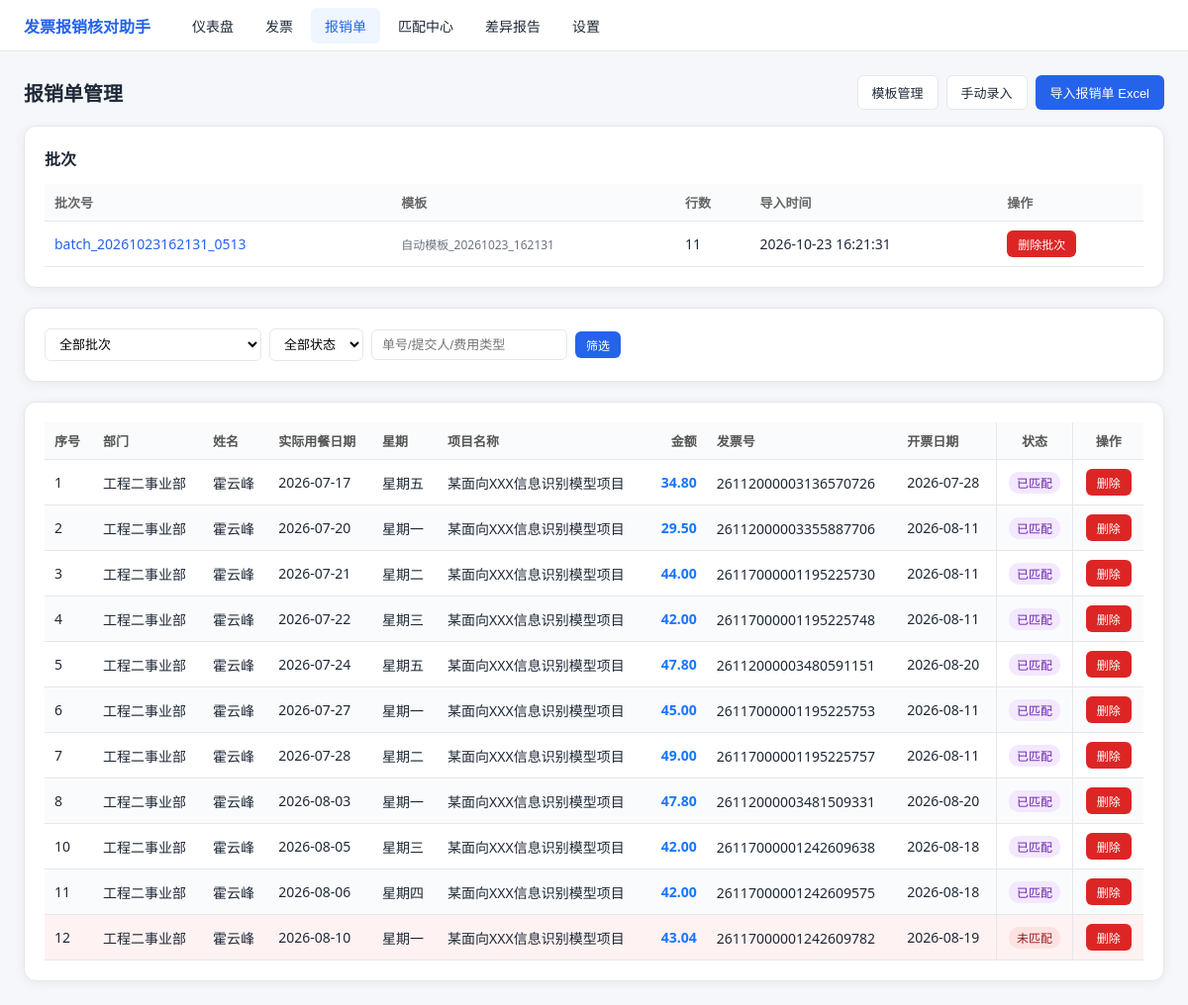
Screenshot of /reimburses with the database file from the repository.
### tables this page shows
CREATE TABLE reimburse (
    id             INTEGER PRIMARY KEY AUTOINCREMENT,
    batch_id       TEXT NOT NULL,
    reimburse_no   TEXT NOT NULL,
    submitter      TEXT NOT NULL DEFAULT '',
    reimburse_date TEXT,
    period_start   TEXT,
    period_end     TEXT,
    expense_type   TEXT NOT NULL DEFAULT '',
    amount         TEXT NOT NULL,
    invoice_no     TEXT NOT NULL DEFAULT '',
    invoice_date   TEXT,
    remark         TEXT NOT NULL DEFAULT '',
    raw_row        TEXT NOT NULL DEFAULT '{}',
    row_index      INTEGER NOT NULL,
    created_at     TEXT NOT NULL DEFAULT (datetime('now','localtime'))
, template_id INTEGER, extra_data TEXT NOT NULL DEFAULT '{}', source_row INTEGER, parent_id INTEGER, split_type TEXT NOT NULL DEFAULT 'none');

### app/web/pages.py (the view)
@pages.get("/reimburses", response_class=HTMLResponse)
def reimburses_page(request: Request, batch_id: str = "", q: str = "", status: str = ""):
    rows = reimburse_service.list_reimburses(batch_id=batch_id or None, keyword=q or None)
    if status == "unmatched":
        rows = [r for r in rows if not r.get("matched")]
    elif status == "matched":
        rows = [r for r in rows if r.get("matched")]
    batches = reimburse_service.list_batches()
    columns = _display_columns(rows)
    for r in rows:
        r["cells"] = [_cell_value(r, c) for c in columns]
    _sort_rows(rows, columns)
    return templates.TemplateResponse(request, "reimburses.html", {
        "request": request, "rows": rows, "batches": batches,
        "batch_id": batch_id, "q": q, "status": status, "columns": columns,
    })

### app/web/templates/reimburses.html (shortened to what this page needs)
{% extends "base.html" %}
{% block content %}
<div style="display:flex;justify-content:space-between;align-items:center;margin-bottom:16px;">
  <h1 style="font-size:20px;">报销单管理</h1>
  <div style="display:flex;gap:8px;">
    <button class="btn btn-outline" onclick="openTemplateManager()">模板管理</button>
    <button class="btn btn-outline" onclick="openManualEntry()">手动录入</button>
    <button class="btn" onclick="openImportWizard()">导入报销单 Excel</button>
  </div>
</div>
{% if batches %}
<div class="card">
  <h2>批次</h2>
  <table>
    <tr><th>批次号</th><th>模板</th><th>行数</th><th>导入时间</th><th>操作</th></tr>
    {% for b in batches %}
    <tr>
      <td><a class="link" href="/reimburses?batch_id={{ b.batch_id }}">{{ b.batch_id }}</a></td>
      <td class="muted">{{ b.template_name or '—' }}</td>
      <td>{{ b.row_count }}</td>
      <td>{{ b.created_at }}</td>
      <td><button class="btn btn-sm btn-danger" onclick="delBatch('{{ b.batch_id }}')">删除批次</button></td>
    </tr>
    {% endfor %}
  </table>
</div>
{% endif %}
<div class="card">
  <form class="inline" method="get">
    <select name="batch_id">
      <option value="">全部批次</option>
    </select>
    <select name="status">
      <option value="" {% if not status %}selected{% endif %}>全部状态</option>
    </select>
    <input name="q" value="{{ q }}" placeholder="单号/提交人/费用类型">
    <button class="btn btn-sm">筛选</button>
  </form>
</div>
<div class="card table-card">
  {% if rows %}
  <div class="table-scroll">
    <table class="reb-table">
      <thead>
        <tr>
          {% for c in columns %}<th{% if c.key == 'amount' %} class="num"{% endif %}>{{ c.label }}</th>{% endfor %}
          <th class="col-state">状态</th><th class="col-action">操作</th>
        </tr>
      </thead>
      <tbody>
        {% for r in rows %}
        <tr id="row-{{ r.id }}"{% if not r.matched %} class="row-unmatched"{% endif %}>
          {% for c in columns %}
          {% set cell = r.cells[loop.index0] %}
          <td{% if cell.amount %} class="cell-amount"{% elif cell.long %} class="cell-long" title="{{ cell.text }}"{% endif %}>
            {%- if cell.amount -%}<b>{{ cell.text }}</b>
            {%- elif cell.long -%}<span class="text-ellipsis">{{ cell.text }}</span>
            {%- else -%}{{ cell.text or '—' }}{%- endif -%}
          </td>
          {% endfor %}
          <td class="col-state">{% if r.matched %}<span class="badge badge-purple">已匹配</span>{% else %}<span class="badge badge-red">未匹配</span>{% endif %}</td>
          <td class="col-action"><button class="btn btn-sm btn-danger" onclick="delReimburse({{ r.id }})">删除</button></td>
        </tr>
        {% endfor %}
      </tbody>
    </table>
  </div>
  {% else %}<p class="muted">暂无报销单，点击右上角「导入报销单 Excel」开始。</p>{% endif %}
</div>
{% endblock %}

### app/web/templates/base.html (style rules this page uses)
:root { --primary:#2563eb;--bg:#f5f7fa;--card:#fff;--border:#e5e7eb;--text:#1f2937;--muted:#6b7280; }
* { box-sizing:border-box;margin:0;padding:0; }
body { font-family:"Microsoft YaHei",system-ui,sans-serif;background:var(--bg);color:var(--text);font-size:14px; }
.card { background:var(--card);border:1px solid var(--border);border-radius:12px;padding:20px;margin-bottom:20px; }
.card h2 { font-size:16px;margin-bottom:14px; }
table { width:100%;border-collapse:collapse; }
th,td { padding:9px 10px;border-bottom:1px solid var(--border);text-align:left;white-space:nowrap;vertical-align:middle; }
tbody td { height:46px; }
th { color:#666;font-weight:600;background:#fafbfc;font-size:13px; }
td.num,th.num { text-align:right; }
.badge { display:inline-block;padding:2px 8px;border-radius:10px;font-size:12px;font-weight:500; }
.badge-red { background:#fee2e2;color:#991b1b; }
.badge-purple { background:#f3e8ff;color:#6b21a8; }
.btn { display:inline-block;padding:7px 14px;border-radius:6px;border:1px solid transparent;background:var(--primary);color:#fff;cursor:pointer;font-size:13px;text-decoration:none; }
.btn-sm { padding:4px 10px;font-size:12px; }
.btn-outline { background:#fff;color:var(--text);border-color:var(--border); }
.btn-danger { background:#dc2626; }
input,select,textarea { padding:7px 10px;border:1px solid var(--border);border-radius:6px;font-size:13px;background:#fff; }
form.inline { display:flex;gap:8px;flex-wrap:wrap;align-items:center; }
.muted { color:var(--muted);font-size:12px; }
.link { color:var(--primary);text-decoration:none; }

### app/web/templates/reimburses.html (style rules this page uses)
.card { box-shadow:0 2px 12px rgba(0,0,0,.06); }
.table-scroll { overflow-x:auto; }
.reb-table { min-width:700px; }
.reb-table thead th { background:#fafbfc;font-weight:600;white-space:nowrap;font-size:13px;color:#555; }
.reb-table tbody td { height:46px;background:#fff; }
.reb-table tbody tr:nth-child(even) td { background:#fafbfc; }
.reb-table tbody tr.row-unmatched td, .reb-table tbody tr.row-unmatched:nth-child(even) td { background:#fef2f2; }
.cell-amount { color:#1677ff;font-weight:500;text-align:right;font-variant-numeric:tabular-nums; }
.cell-long { max-width:200px; }
.text-ellipsis { display:inline-block;max-width:180px;white-space:nowrap;overflow:hidden;text-overflow:ellipsis;vertical-align:middle; }
.reb-table .col-state, .reb-table .col-action { border-left:1px solid var(--border); }
.reb-table .col-state,.reb-table .col-action { text-align:center;white-space:nowrap; }

### rows the page displays
reimburse: batch_id "batch_20261023162131_0513", template_name "自动模板_20261023_162131", row_count "11", created_at "2026-10-23 16:21:31", text "10" "工程二事业部" "霍云峰" "2026-08-05" "星期三" "某面向XXX信息识别模型项目" "2026-08-18", text "42.00", text "26117000001242609638", shows "已匹配"
reimburse: text "1" "工程二事业部" "霍云峰" "2026-07-17" "星期五" "某面向XXX信息识别模型项目" "2026-07-28", text "34.80", text "26112000003136570726", shows "已匹配"
reimburse: text "2" "工程二事业部" "霍云峰" "2026-07-20" "星期一" "某面向XXX信息识别模型项目" "2026-08-11", text "29.50", text "26112000003355887706", shows "已匹配"
reimburse: text "3" "工程二事业部" "霍云峰" "2026-07-21" "星期二" "某面向XXX信息识别模型项目" "2026-08-11", text "44.00", text "26117000001195225730", shows "已匹配"
reimburse: text "4" "工程二事业部" "霍云峰" "2026-07-22" "星期三" "某面向XXX信息识别模型项目" "2026-08-11", text "42.00", text "26117000001195225748", shows "已匹配"
reimburse: text "5" "工程二事业部" "霍云峰" "2026-07-24" "星期五" "某面向XXX信息识别模型项目" "2026-08-20", text "47.80", text "26112000003480591151", shows "已匹配"
reimburse: text "6" "工程二事业部" "霍云峰" "2026-07-27" "星期一" "某面向XXX信息识别模型项目" "2026-08-11", text "45.00", text "26117000001195225753", shows "已匹配"
reimburse: text "7" "工程二事业部" "霍云峰" "2026-07-28" "星期二" "某面向XXX信息识别模型项目" "2026-08-11", text "49.00", text "26117000001195225757", shows "已匹配"
reimburse: text "8" "工程二事业部" "霍云峰" "2026-08-03" "星期一" "某面向XXX信息识别模型项目" "2026-08-20", text "47.80", text "26112000003481509331", shows "已匹配"
reimburse: text "11" "工程二事业部" "霍云峰" "2026-08-06" "星期四" "某面向XXX信息识别模型项目" "2026-08-18", text "42.00", text "26117000001242609575", shows "已匹配"
reimburse: text "12" "工程二事业部" "霍云峰" "2026-08-10" "星期一" "某面向XXX信息识别模型项目" "2026-08-19", text "43.04", text "26117000001242609782", shows "未匹配"

### other values shown
{{ c.label }} "序号" "部门" "姓名" "实际用餐日期" "星期" "项目名称" "金额" "发票号" "开票日期"
